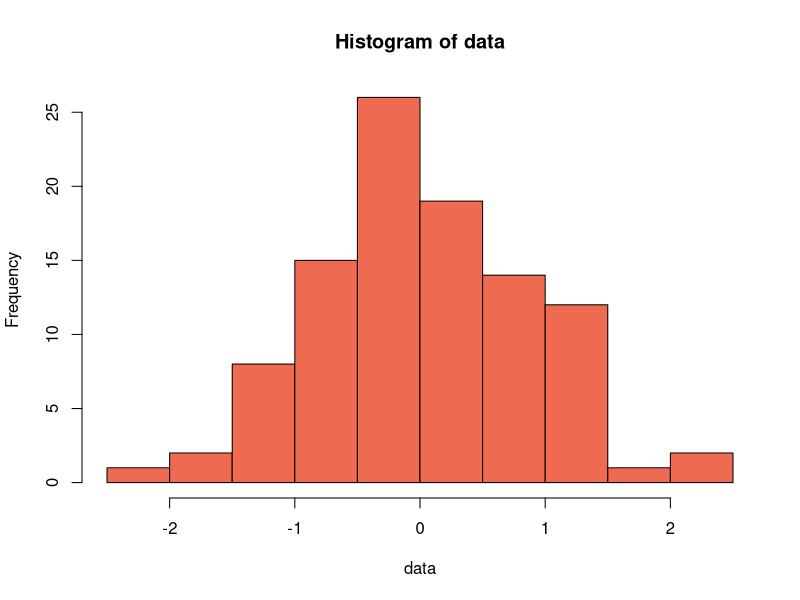
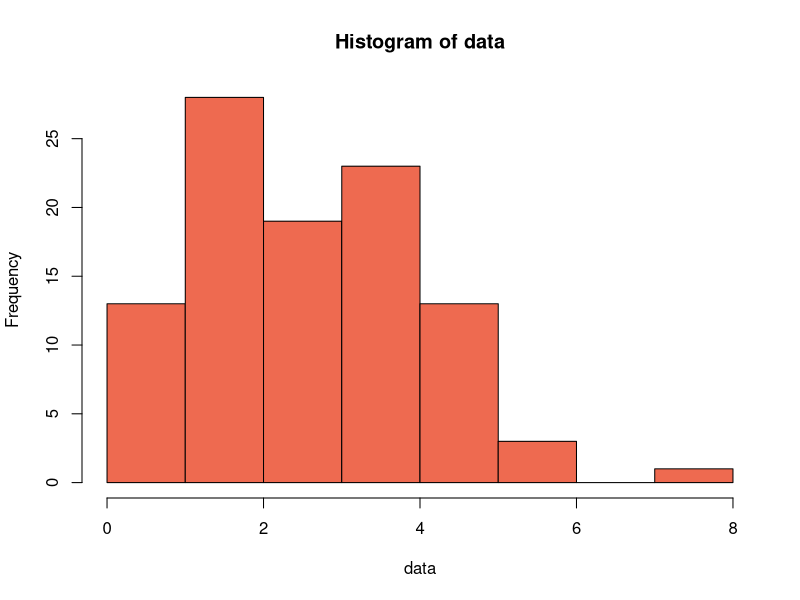

Write the R code that produced these figures, in order.
# The Cramer-Von Mises test is used to determine whether or not a 
# sample comes from a normal distribution.

# Example 1: Cramer-Von Mises Test on Normal Data
install.packages("goftest")
library("goftest")

# make this example reproducible
set.seed(0)

# create dataset of 100 random values generated from a normal distribution 
data <- rnorm(100)

# perform Cramer-von Mises test for normality
cvm.test(data, "pnorm")

# we can also prodice a histogram to visually verify taht the 
# sample data is normally distributed
hist(data, col = "coral2")

# Example 2: Cramer-Von Mises Test on Non-Normal Data
# make this example reproducible 
set.seed(0)

# create dataset of 100 random values generated from a Possion distribution
data <- rpois(n=100, lambda = 3)

# perform Cramer-Von Mises test for normality
cvm.test(data, "pnorm")

# we can also procuce  a histogram to visually see that the
# sample data is not normally distributed
hist(data, col = "coral2")
